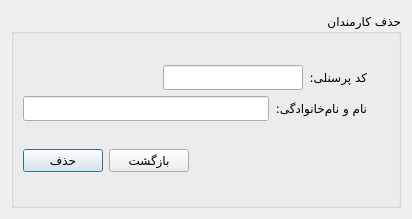
<?xml version="1.0" encoding="UTF-8"?>
<ui version="4.0">
 <class>DialogDeleteStaff</class>
 <widget class="QDialog" name="DialogDeleteStaff">
  <property name="windowModality">
   <enum>Qt::ApplicationModal</enum>
  </property>
  <property name="geometry">
   <rect>
    <x>0</x>
    <y>0</y>
    <width>412</width>
    <height>219</height>
   </rect>
  </property>
  <property name="minimumSize">
   <size>
    <width>412</width>
    <height>219</height>
   </size>
  </property>
  <property name="maximumSize">
   <size>
    <width>412</width>
    <height>219</height>
   </size>
  </property>
  <property name="font">
   <font>
    <family>IRANSansX</family>
   </font>
  </property>
  <property name="windowTitle">
   <string>حذف</string>
  </property>
  <layout class="QVBoxLayout" name="verticalLayout">
   <item>
    <widget class="QGroupBox" name="groupBox">
     <property name="title">
      <string>حذف کارمندان</string>
     </property>
     <property name="alignment">
      <set>Qt::AlignRight|Qt::AlignTrailing|Qt::AlignVCenter</set>
     </property>
     <layout class="QVBoxLayout" name="verticalLayout_3">
      <item>
       <layout class="QVBoxLayout" name="verticalLayout_2">
        <item>
         <layout class="QHBoxLayout" name="horizontalLayout_3">
          <item>
           <spacer name="horizontalSpacer_2">
            <property name="orientation">
             <enum>Qt::Horizontal</enum>
            </property>
            <property name="sizeHint" stdset="0">
             <size>
              <width>40</width>
              <height>20</height>
             </size>
            </property>
           </spacer>
          </item>
          <item>
           <widget class="QLineEdit" name="lineEdit_staffid"/>
          </item>
          <item>
           <widget class="QLabel" name="label_staffid_text">
            <property name="text">
             <string>کد پرسنلی:</string>
            </property>
           </widget>
          </item>
          <item>
           <widget class="QLabel" name="label_staffid_icon">
            <property name="minimumSize">
             <size>
              <width>16</width>
              <height>16</height>
             </size>
            </property>
            <property name="maximumSize">
             <size>
              <width>16</width>
              <height>16</height>
             </size>
            </property>
            <property name="baseSize">
             <size>
              <width>16</width>
              <height>16</height>
             </size>
            </property>
            <property name="text">
             <string/>
            </property>
            <property name="pixmap">
             <pixmap resource="icons.qrc">:/icons/Personnel Code icon.png</pixmap>
            </property>
            <property name="scaledContents">
             <bool>true</bool>
            </property>
           </widget>
          </item>
         </layout>
        </item>
        <item>
         <layout class="QHBoxLayout" name="horizontalLayout">
          <item>
           <widget class="QLineEdit" name="lineEdit_staff_name"/>
          </item>
          <item>
           <widget class="QLabel" name="label_staff_name">
            <property name="text">
             <string>نام و نام‌خانوادگی:</string>
            </property>
           </widget>
          </item>
          <item>
           <widget class="QLabel" name="label_staff_icon">
            <property name="minimumSize">
             <size>
              <width>16</width>
              <height>16</height>
             </size>
            </property>
            <property name="maximumSize">
             <size>
              <width>16</width>
              <height>16</height>
             </size>
            </property>
            <property name="text">
             <string/>
            </property>
            <property name="pixmap">
             <pixmap resource="icons.qrc">:/icons/staff.png</pixmap>
            </property>
            <property name="scaledContents">
             <bool>true</bool>
            </property>
           </widget>
          </item>
         </layout>
        </item>
       </layout>
      </item>
      <item>
       <layout class="QHBoxLayout" name="horizontalLayout_4">
        <item>
         <widget class="QPushButton" name="pushButton_delete">
          <property name="text">
           <string>حذف</string>
          </property>
         </widget>
        </item>
        <item>
         <widget class="QPushButton" name="pushButton_exit">
          <property name="text">
           <string>بازگشت</string>
          </property>
         </widget>
        </item>
        <item>
         <spacer name="horizontalSpacer">
          <property name="orientation">
           <enum>Qt::Horizontal</enum>
          </property>
          <property name="sizeHint" stdset="0">
           <size>
            <width>40</width>
            <height>20</height>
           </size>
          </property>
         </spacer>
        </item>
       </layout>
      </item>
     </layout>
    </widget>
   </item>
  </layout>
 </widget>
 <resources>
  <include location="icons.qrc"/>
 </resources>
 <connections/>
</ui>
